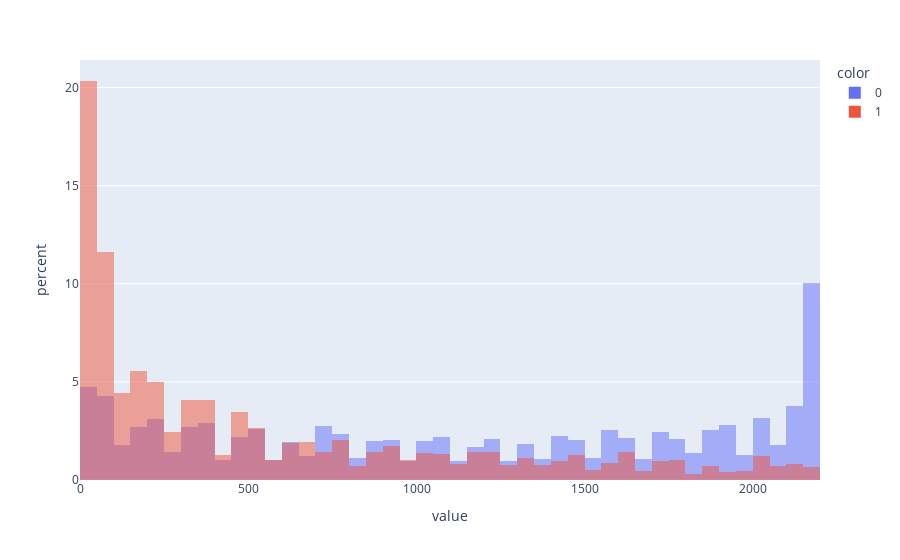

The code cell stored with this chart in its notebook:
### Code cell
px.histogram(data['account_age'], color=data['churn'], barmode='overlay', histnorm='percent')

### Figure 1 — Plotly figure (JSON) as saved in the notebook; plotly's stock layout.template omitted (floating-point values rounded to 4 significant figures; data arrays with more than 128 entries replaced by an {"elided": "..."} marker saying what was removed)
{"data": [{"alignmentgroup": "True", "bingroup": "x", "histnorm": "percent", "hovertemplate": "color=0<br>value=%{x}<br>percent=%{y}<extra></extra>", "legendgroup": "0", "marker": {"color": "#636efa", "opacity": 0.5, "pattern": {"shape": ""}}, "name": "0", "offsetgroup": "0", "orientation": "v", "showlegend": true, "type": "histogram", "x": {"elided": "5174 int values"}, "xaxis": "x", "yaxis": "y"}, {"alignmentgroup": "True", "bingroup": "x", "histnorm": "percent", "hovertemplate": "color=1<br>value=%{x}<br>percent=%{y}<extra></extra>", "legendgroup": "1", "marker": {"color": "#EF553B", "opacity": 0.5, "pattern": {"shape": ""}}, "name": "1", "offsetgroup": "1", "orientation": "v", "showlegend": true, "type": "histogram", "x": {"elided": "1869 int values"}, "xaxis": "x", "yaxis": "y"}], "layout": {"barmode": "overlay", "legend": {"title": {"text": "color"}, "tracegroupgap": 0}, "margin": {"t": 60}, "xaxis": {"anchor": "y", "domain": [0, 1], "title": {"text": "value"}}, "yaxis": {"anchor": "x", "domain": [0, 1], "title": {"text": "percent"}}}}
